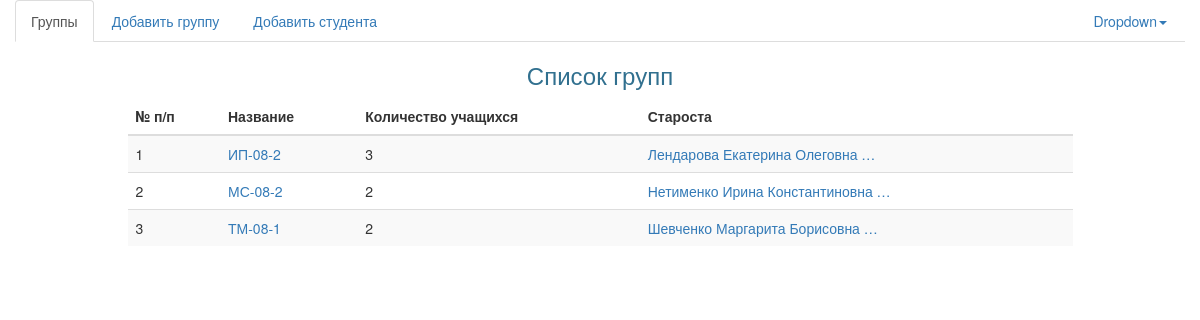
/, run on an earlier commit of the app's database.
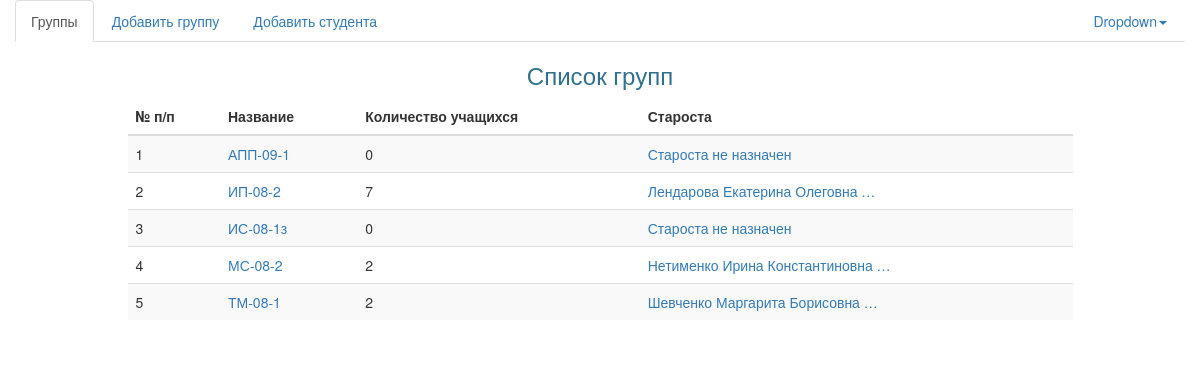
And on a later commit of the database.
### student/models.py (models this page shows, shortened)
class Group(models.Model):
    title = models.CharField(max_length=255, verbose_name=u'Название')
    steward = models.ForeignKey('Student', related_name='r_groups', null=True, blank=True, verbose_name=u'Староста группы')
    def __unicode__(self):
        return self.title
    def get_absolute_url(self):
        return '/group_detail/%s/' % (self.pk)
    class Meta:
        ordering = ['title']
        verbose_name = u'Группа'
        verbose_name_plural = u'Группы'

class Student(models.Model):
    last_name = models.CharField(max_length=255, verbose_name=u'Фамилия')
    first_name = models.CharField(max_length=255, verbose_name=u'Имя')
    patronymic = models.CharField(max_length=255, verbose_name=u'Отчество')
    photo = models.ImageField(upload_to='student_photo', verbose_name=u'Фотография')
    birth_day = models.DateField(auto_now=False, verbose_name=u'Дата рождения')
    students_ticket_number = models.PositiveIntegerField(verbose_name=u'Номер студ. билета')
    in_group = models.ForeignKey('Group', related_name='r_students', verbose_name=u'Группа')
    def __unicode__(self):
        return u"%s %s %s (группа %s)" % (self.last_name, self.first_name, self.patronymic, self.in_group)
    def get_absolute_url(self):
        return '/student_detail/%s/' % (self.pk)
    class Meta:
        ordering = ['last_name', 'first_name']
        verbose_name = u'Студент'
        verbose_name_plural = u'Студенты'

### app/views.py (the view)
# urls.py: url(r'^$', GroupView.as_view(), name='home'),
class GroupView(ListView):
    model = Group
    context_object_name = 'groups'
    template_name = "groups.html"
    def get_context_data(self, **kwargs):
        context = super(GroupView, self).get_context_data(**kwargs)
        context['is_group'] = True
        return context

### templates/groups.html (shortened to what this page needs)
{% extends 'base.html' %}
{% block content %}
<div class="container-fluid">
	<div class="row">
		<div class="col-md-12">
            <h3 class="text-center text-info">Список групп</h3>
            <div class="row">
				<div class="col-md-1"></div>
				<div class="col-md-10">
                    <table class="table table-hover table-striped">
                        <thead>
                            <tr>
                                <th>№ п/п</th>
                                <th>Название</th>
                                <th>Количество учащихся</th>
                                <th>Староста</th>
                            </tr>
                        </thead>
                        <tbody>
                            {% for group in groups %}
                            <tr>
                                <td>{{ forloop.counter }}</td>
                                <td><a href="{{ group.get_absolute_url }}">{{ group.title }}</a></td>
                                <td>{{ group.r_students.count }}</td>
                                <td><a href="{{ group.steward.get_absolute_url }}">{{ group.steward|default:"Староста не назначен"|truncatewords:3|cut:"." }}</a></td>
                            </tr>
                        {% endfor %}
                        </tbody>
                    </table>
                </div>
				<div class="col-md-1"></div>
			</div>
		</div>
	</div>
</div>
{% endblock %}

### templates/base.html (shortened to what this page needs)
<!DOCTYPE html>
<html>
  <head>
    <link href="/static/css/bootstrap.min.css" rel="stylesheet">
  </head>
  <body>
    <div class="container-fluid">
	<div class="row">
		<div class="col-md-12">
            <ul class="nav nav-tabs">
				<li class="{% if is_group %}active{% endif %}">
					<a href="/">Группы</a>
				</li>
                <li class="{% if is_add_group %}active{% endif %}">
					<a href="/add_group/">Добавить группу</a>
				</li>
				<li class="{% if is_add_student %}active{% endif %}">
					<a href="/add_student/">Добавить студента</a>
				</li>
				<li class="dropdown pull-right">
					 <a href="#" data-toggle="dropdown" class="dropdown-toggle">Dropdown<strong class="caret"></strong></a>
				</li>
			</ul>
            {% block content %}{% endblock %}
		</div>
	</div>
</div>
  </body>
</html>

What changed in the data, as far as the page shows it:
added Group: title "АПП-09-1", r_students.count "0", steward "Староста не назначен"
computed for Group "ИП-08-2": r_students.count "3" → "7"
added Group: title "ИС-08-1з", r_students.count "0", steward "Староста не назначен"
